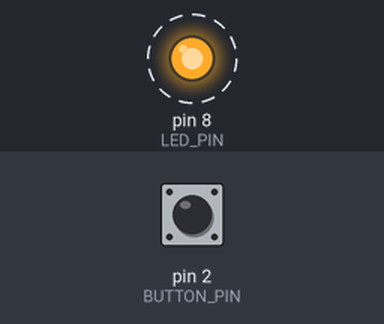
The sketch below on a simulated Arduino Uno, built with avr-gcc and run on an emulated ATmega328P. Shown: output pins drawn as LEDs (lit = HIGH). Dashed ring = blinking. The test bench sets the inputs (shaded band); at power-on: pin 2 (BUTTON_PIN) HIGH.

Above: at 2.0 s.
2.1 s: pin 2 (BUTTON_PIN) pulled LOW for 3.2 s
At 2.25 s:
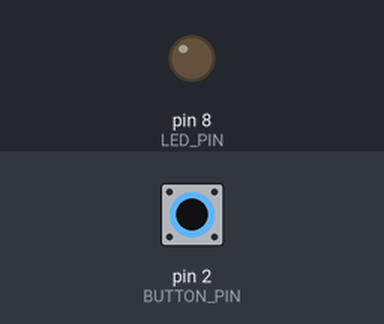
At 2.9 s:
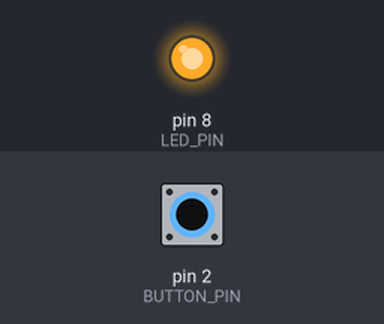
Timing chart, 0 to 12.8 s (numbered marks = the images above; inputs shaded):
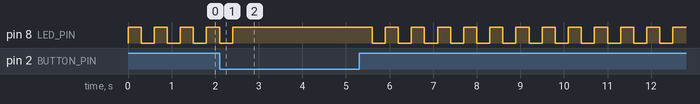

The sketch:

project1_led_button_control.ino
```cpp
const int LED_PIN = 8;
const int BUTTON_PIN = 2;

void setup() {
  pinMode(LED_PIN, OUTPUT);
  pinMode(BUTTON_PIN, INPUT_PULLUP);
}

void loop() {
  if (digitalRead(BUTTON_PIN) == LOW) {
    digitalWrite(LED_PIN, HIGH);
  } else {
    digitalWrite(LED_PIN, HIGH);
    delay(300);
    digitalWrite(LED_PIN, LOW);
    delay(300);
  }
}
```
